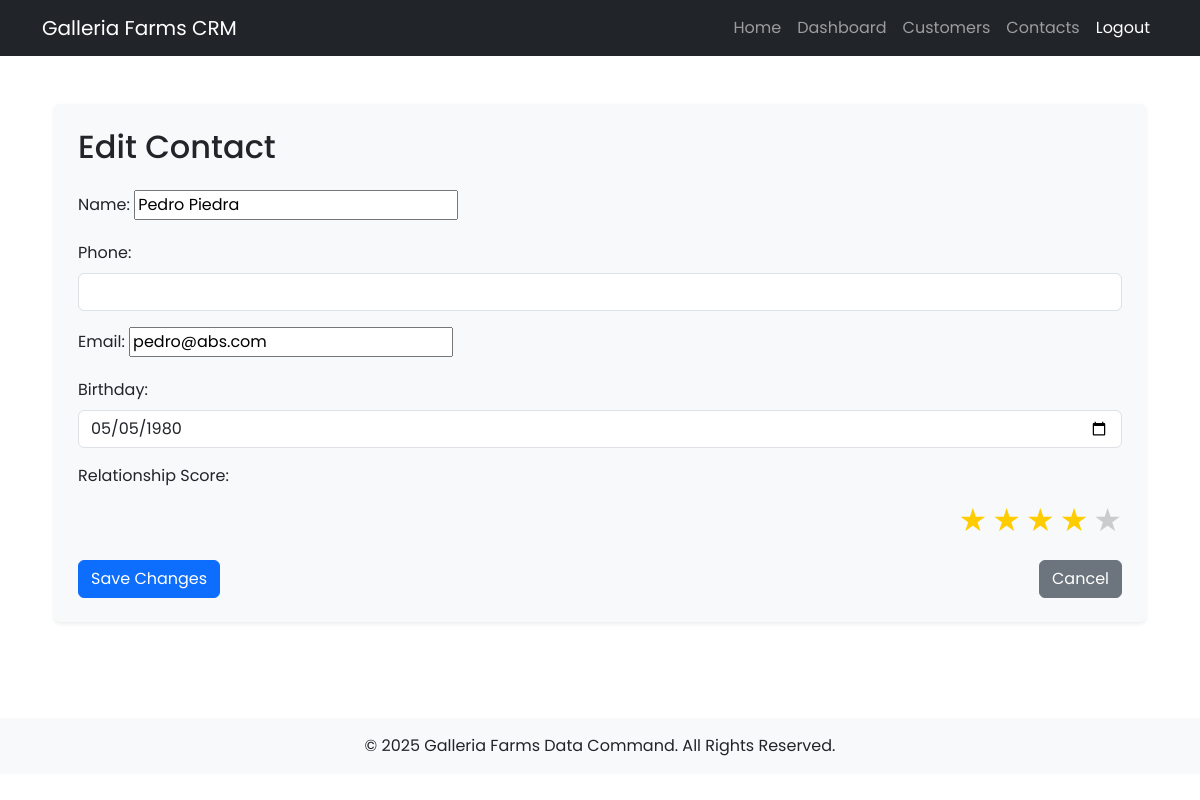
The page /crm/contact/4/edit/ (signed in) on the database as committed earlier.
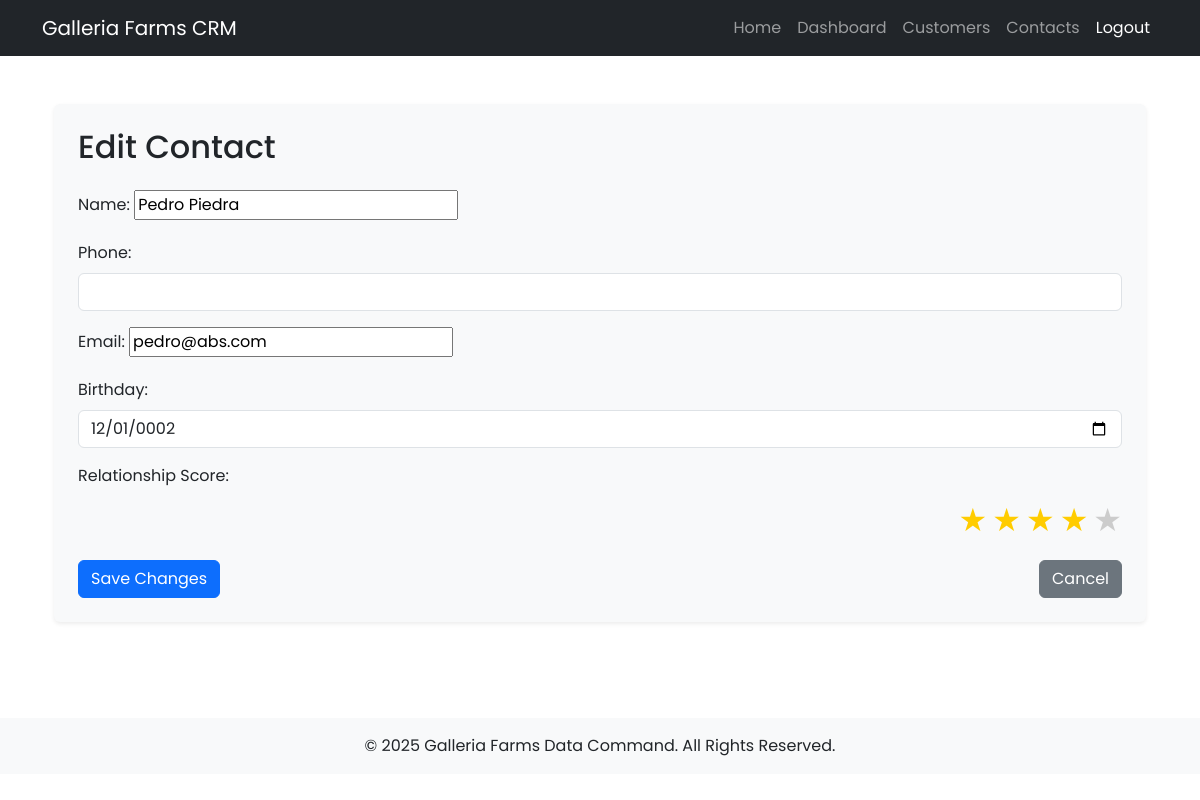
The same page on the database as committed later.
### crm/models.py (models this page shows, shortened)
class Contact(models.Model):
    name = models.CharField(max_length=255)
    phone = models.CharField(max_length=20, blank=True)
    email = models.EmailField(blank=True)
    customer = models.ForeignKey(Customer, on_delete=models.CASCADE, related_name='contacts')
    relationship_score = models.IntegerField(default=0)
    birthday = models.DateField(null=True, blank=True)

### crm/views.py (the view, shortened to what this page needs)
# urls.py: path('contact/<int:pk>/edit/', ContactUpdateView.as_view(), name='contact_edit'),
class ContactUpdateView(LoginRequiredMixin, UpdateView):
    model = Contact
    form_class = ContactForm
    template_name = 'crm/contact_form.html'
    success_url = reverse_lazy('crm:contact_list')
    def get_queryset(self):
        return Contact.objects.filter(customer__salesperson=self.request.user.salesperson)

### crm/forms.py (shortened to what this page needs)
class ContactForm(forms.ModelForm):
    class Meta:
        model = Contact
        fields = ['name', 'phone', 'email', 'relationship_score', 'birthday']
        widgets = {
            'birthday': forms.DateInput(attrs={'type': 'date', 'class': 'form-control'}),
        }
    def __init__(self, *args, **kwargs):
        salesperson = kwargs.pop('salesperson', None)
        super().__init__(*args, **kwargs)
        if salesperson:
            self.fields['customer'].queryset = Customer.objects.filter(salesperson=salesperson)

### crm/templates/crm/contact_form.html (shortened to what this page needs)
{% extends "crm/base.html" %}
{% block content %}
<div class="container">
    <div class="form-container bg-light p-4 rounded shadow-sm">
        <h2 class="mb-4">Edit Contact</h2>
        <form method="post">
            <div class="mb-3">
                <label for="id_name" class="form-label font-weight-bold">Name:</label>
                {{ form.name }}
            </div>
            <div class="mb-3">
                <label for="id_phone" class="form-label font-weight-bold">Phone:</label>
                <input type="tel" id="id_phone" class="form-control">
            </div>
            <div class="mb-3">
                <label for="id_email" class="form-label font-weight-bold">Email:</label>
                {{ form.email }}
            </div>
            <div class="mb-3">
                <label for="id_birthday" class="form-label font-weight-bold">Birthday:</label>
                <input type="date" id="id_birthday" name="birthday" class="form-control"
                    value="{{ form.birthday.value|date:'Y-m-d' }}">
            </div>
            <div class="mb-3">
                <label class="form-label font-weight-bold d-block">Relationship Score:</label>
                <div class="star-rating">
                    <label for="star5" title="5 stars">&#9733;</label>
                    <label for="star4" title="4 stars">&#9733;</label>
                    <label for="star3" title="3 stars">&#9733;</label>
                    <label for="star2" title="2 stars">&#9733;</label>
                    <label for="star1" title="1 star">&#9733;</label>
                </div>
            </div>
            <div class="d-flex justify-content-between">
                <button type="submit" class="btn btn-primary">Save Changes</button>
                <a href="{% url 'crm:dashboard' %}" class="btn btn-secondary">Cancel</a>
            </div>
        </form>
    </div>
</div>
<link rel="stylesheet" href="https://cdnjs.cloudflare.com/ajax/libs/intl-tel-input/17.0.8/css/intlTelInput.css"/>
{% endblock %}

Rows that differ between the two databases and show on the page:
changed Contact "Pedro Piedra": birthday "05/05/1980" → "12/01/0002"
